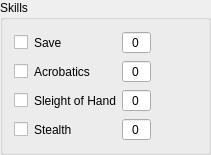
           <widget class="QGroupBox" name="dexSkillsBox">
            <property name="title">
             <string>Skills</string>
            </property>
            <layout class="QGridLayout" name="dexSkillsLayout">
             <item row="1" column="0">
              <widget class="QCheckBox" name="dexAcrobaticsProficient">
               <property name="sizePolicy">
                <sizepolicy hsizetype="Maximum" vsizetype="Fixed">
                 <horstretch>0</horstretch>
                 <verstretch>0</verstretch>
                </sizepolicy>
               </property>
               <property name="text">
                <string/>
               </property>
               <property name="tristate">
                <bool>true</bool>
               </property>
              </widget>
             </item>
             <item row="5" column="2">
              <widget class="QSpinBox" name="dexStealthMod">
               <property name="alignment">
                <set>Qt::AlignCenter</set>
               </property>
               <property name="buttonSymbols">
                <enum>QAbstractSpinBox::NoButtons</enum>
               </property>
               <property name="minimum">
                <number>-20</number>
               </property>
              </widget>
             </item>
             <item row="3" column="0">
              <widget class="QCheckBox" name="dexSleightProficient">
               <property name="sizePolicy">
                <sizepolicy hsizetype="Maximum" vsizetype="Fixed">
                 <horstretch>0</horstretch>
                 <verstretch>0</verstretch>
                </sizepolicy>
               </property>
               <property name="text">
                <string/>
               </property>
               <property name="tristate">
                <bool>true</bool>
               </property>
              </widget>
             </item>
             <item row="0" column="1">
              <widget class="QLabel" name="dexSave">
               <property name="text">
                <string>Save</string>
               </property>
              </widget>
             </item>
             <item row="3" column="2">
              <widget class="QSpinBox" name="dexSleightMod">
               <property name="alignment">
                <set>Qt::AlignCenter</set>
               </property>
               <property name="buttonSymbols">
                <enum>QAbstractSpinBox::NoButtons</enum>
               </property>
               <property name="minimum">
                <number>-20</number>
               </property>
              </widget>
             </item>
             <item row="0" column="0">
              <widget class="QCheckBox" name="dexSaveProficient">
               <property name="sizePolicy">
                <sizepolicy hsizetype="Maximum" vsizetype="Fixed">
                 <horstretch>0</horstretch>
                 <verstretch>0</verstretch>
                </sizepolicy>
               </property>
               <property name="text">
                <string/>
               </property>
               <property name="tristate">
                <bool>true</bool>
               </property>
              </widget>
             </item>
             <item row="1" column="1">
              <widget class="QLabel" name="dexAcrobatics">
               <property name="text">
                <string>Acrobatics</string>
               </property>
              </widget>
             </item>
             <item row="5" column="1">
              <widget class="QLabel" name="dexStealth">
               <property name="text">
                <string>Stealth</string>
               </property>
              </widget>
             </item>
             <item row="1" column="2">
              <widget class="QSpinBox" name="dexAcrobaticsMod">
               <property name="alignment">
                <set>Qt::AlignCenter</set>
               </property>
               <property name="buttonSymbols">
                <enum>QAbstractSpinBox::NoButtons</enum>
               </property>
               <property name="minimum">
                <number>-20</number>
               </property>
              </widget>
             </item>
             <item row="0" column="2">
              <widget class="QSpinBox" name="dexSaveMod">
               <property name="alignment">
                <set>Qt::AlignCenter</set>
               </property>
               <property name="buttonSymbols">
                <enum>QAbstractSpinBox::NoButtons</enum>
               </property>
               <property name="minimum">
                <number>-20</number>
               </property>
              </widget>
             </item>
             <item row="5" column="0">
              <widget class="QCheckBox" name="dexStealthProficient">
               <property name="sizePolicy">
                <sizepolicy hsizetype="Maximum" vsizetype="Fixed">
                 <horstretch>0</horstretch>
                 <verstretch>0</verstretch>
                </sizepolicy>
               </property>
               <property name="text">
                <string/>
               </property>
               <property name="tristate">
                <bool>true</bool>
               </property>
              </widget>
             </item>
             <item row="3" column="1">
              <widget class="QLabel" name="dexSleight">
               <property name="text">
                <string>Sleight of Hand</string>
               </property>
              </widget>
             </item>
             <item row="0" column="3">
              <widget class="QPushButton" name="dexSaveRoll">
               <property name="sizePolicy">
                <sizepolicy hsizetype="Maximum" vsizetype="Fixed">
                 <horstretch>0</horstretch>
                 <verstretch>0</verstretch>
                </sizepolicy>
               </property>
               <property name="text">
                <string/>
               </property>
               <property name="icon">
                <iconset resource="resource_icons.qrc">
                 <normaloff>:/images/Icons/roll.png</normaloff>:/images/Icons/roll.png</iconset>
               </property>
               <property name="flat">
                <bool>true</bool>
               </property>
              </widget>
             </item>
             <item row="1" column="3">
              <widget class="QPushButton" name="dexAcrobaticsRoll">
               <property name="sizePolicy">
                <sizepolicy hsizetype="Maximum" vsizetype="Fixed">
                 <horstretch>0</horstretch>
                 <verstretch>0</verstretch>
                </sizepolicy>
               </property>
               <property name="text">
                <string/>
               </property>
               <property name="icon">
                <iconset resource="resource_icons.qrc">
                 <normaloff>:/images/Icons/roll.png</normaloff>:/images/Icons/roll.png</iconset>
               </property>
               <property name="flat">
                <bool>true</bool>
               </property>
              </widget>
             </item>
             <item row="3" column="3">
              <widget class="QPushButton" name="dexSleightRoll">
               <property name="sizePolicy">
                <sizepolicy hsizetype="Maximum" vsizetype="Fixed">
                 <horstretch>0</horstretch>
                 <verstretch>0</verstretch>
                </sizepolicy>
               </property>
               <property name="text">
                <string/>
               </property>
               <property name="icon">
                <iconset resource="resource_icons.qrc">
                 <normaloff>:/images/Icons/roll.png</normaloff>:/images/Icons/roll.png</iconset>
               </property>
               <property name="flat">
                <bool>true</bool>
               </property>
              </widget>
             </item>
             <item row="5" column="3">
              <widget class="QPushButton" name="dexStealthRoll">
               <property name="sizePolicy">
                <sizepolicy hsizetype="Maximum" vsizetype="Fixed">
                 <horstretch>0</horstretch>
                 <verstretch>0</verstretch>
                </sizepolicy>
               </property>
               <property name="text">
                <string/>
               </property>
               <property name="icon">
                <iconset resource="resource_icons.qrc">
                 <normaloff>:/images/Icons/roll.png</normaloff>:/images/Icons/roll.png</iconset>
               </property>
               <property name="flat">
                <bool>true</bool>
               </property>
              </widget>
             </item>
            </layout>
           </widget>
